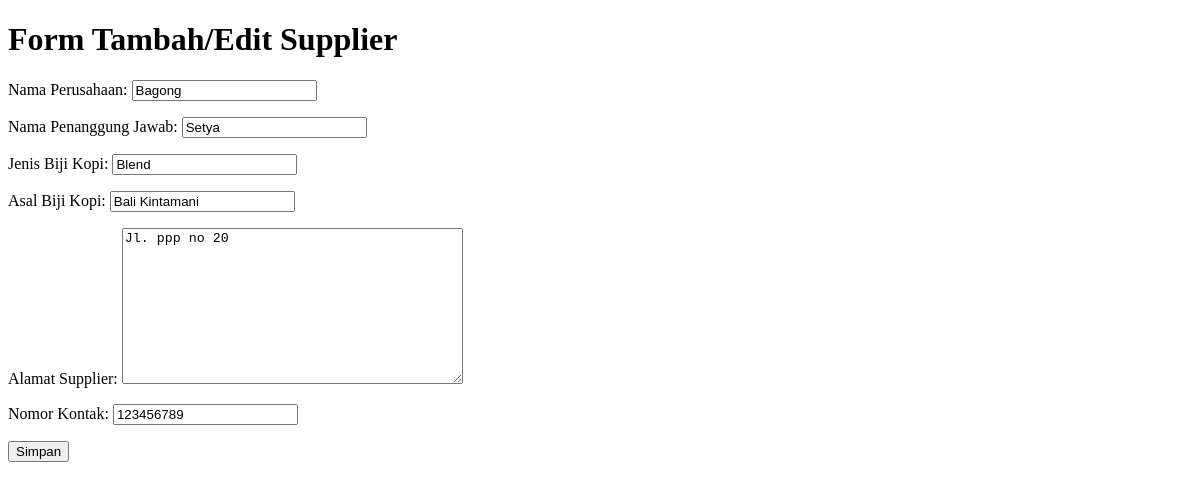
Before: /supplier/1/edit/ with the older database file.
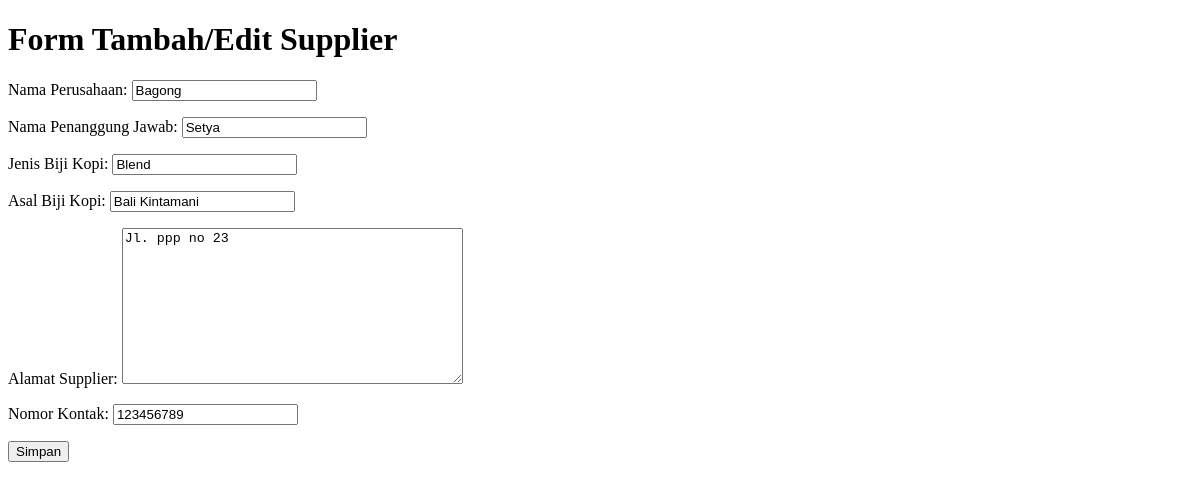
After: the same page with the newer database file.
### supplier/models.py (models this page shows, shortened)
class Supplier(models.Model):
    nama_perusahaan = models.CharField(max_length=100, verbose_name="Nama Perusahaan")
    nama_penanggung_jawab = models.CharField(max_length=100, verbose_name="Nama Penanggung Jawab")
    jenis_biji = models.CharField(max_length=100, verbose_name="Jenis Biji Kopi")  # Arabica, Robusta, Blend
    asal_biji = models.CharField(max_length=100, verbose_name="Asal Biji Kopi")   # Gayo, Toraja, Bali Kintamani
    alamat = models.TextField(verbose_name="Alamat Supplier")
    kontak = models.CharField(max_length=20, verbose_name="Nomor Kontak")
    tanggal_registrasi = models.DateField(auto_now_add=True, verbose_name="Tanggal Mulai Kerjasama")

### supplier/views.py (the view)
# urls.py: path('<int:pk>/edit/', SupplierUpdateView.as_view(), name='supplier-edit'),
class SupplierUpdateView(UpdateView):
    model = Supplier
    form_class = SupplierForm
    template_name = 'supplier/supplier_form.html'
    success_url = reverse_lazy('supplier-list')

### supplier/forms.py
class SupplierForm(forms.ModelForm):
    class Meta:
        model = Supplier
        fields = ['nama_perusahaan', 'nama_penanggung_jawab', 'jenis_biji', 'asal_biji', 'alamat', 'kontak',]

### supplier/templates/supplier/supplier_form.html (shortened to what this page needs)
<!DOCTYPE html>
<html>
<head>
</head>
<body>
    <h1>Form Tambah/Edit Supplier</h1>
    <form method="post">
        {{ form.as_p }}
        <button type="submit">Simpan</button>
    </form>
</body>
</html>

Changed rows visible on the page:
changed Supplier "Bagong": alamat "Jl. ppp no 20" → "Jl. ppp no 23"
